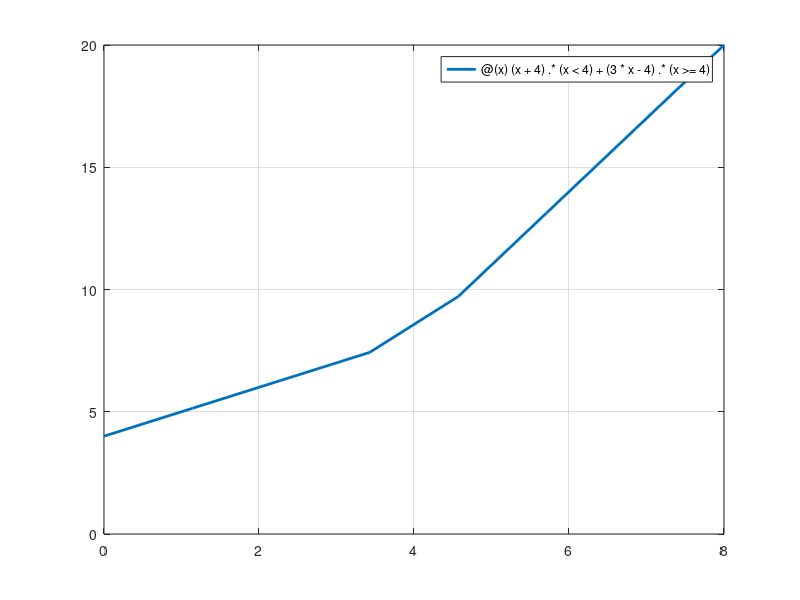

Recreate this plot in MATLAB. (Note: this script raises an error after producing the figure.)
% ========================================================= %
% UTS Matematika Sains Data – Semester Genap 2025/2026
% Soal 5 – <Limit kekontinuan>
% ---------------------------------------------------------
% Nama   : Daffa Nadhif Javier
% NIM    : 2510514030
% Parameter: N=30, a=3, b=0, K=4, theta0 = 90 derajat, alpha = 0.001
% Tanggal: 28 April 2026
% ========================================================= %


%=======================================================================
% Bagian 5.4 (g) Plot C(x) yang kontinu di MATLAB pada interval [0, 2K] 
%=======================================================================
% Parameter personalisasi
N = 30; a = 3; b = 0; K = 4; theta0 = 90; alpha_lr = 0.001;


% Definisikan rentang x
x_interval = [0, 8];

% Gunakan anonymous function dengan logika (piecewise)
% x < 4 menggunakan x + 4 (karena (x^2-16)/(x-4) disederhanakan)
% x >= 4 menggunakan 3x - 4
C = @(x) (x + 4).*(x < 4) + (3*x - 4).*(x >= 4);

figure;
fplot(C, x_interval, 'LineWidth', 2);
hold on; grid on;

% Tambahkan garis vertikal tipis di x = K (x = 4)
xline(4, 'k--', 'LineWidth', 1);

% Tambahkan titik sambungan
plot(4, 8, 'ro', 'MarkerSize', 8, 'MarkerFaceColor', 'r');

title('Fungsi Biaya Distribusi Piecewise C(x)');
xlabel('x (Unit Produk)');
ylabel('C(x) (Biaya)');
legend('Fungsi Biaya', 'Titik Sambungan x=K', 'Location', 'northwest');
